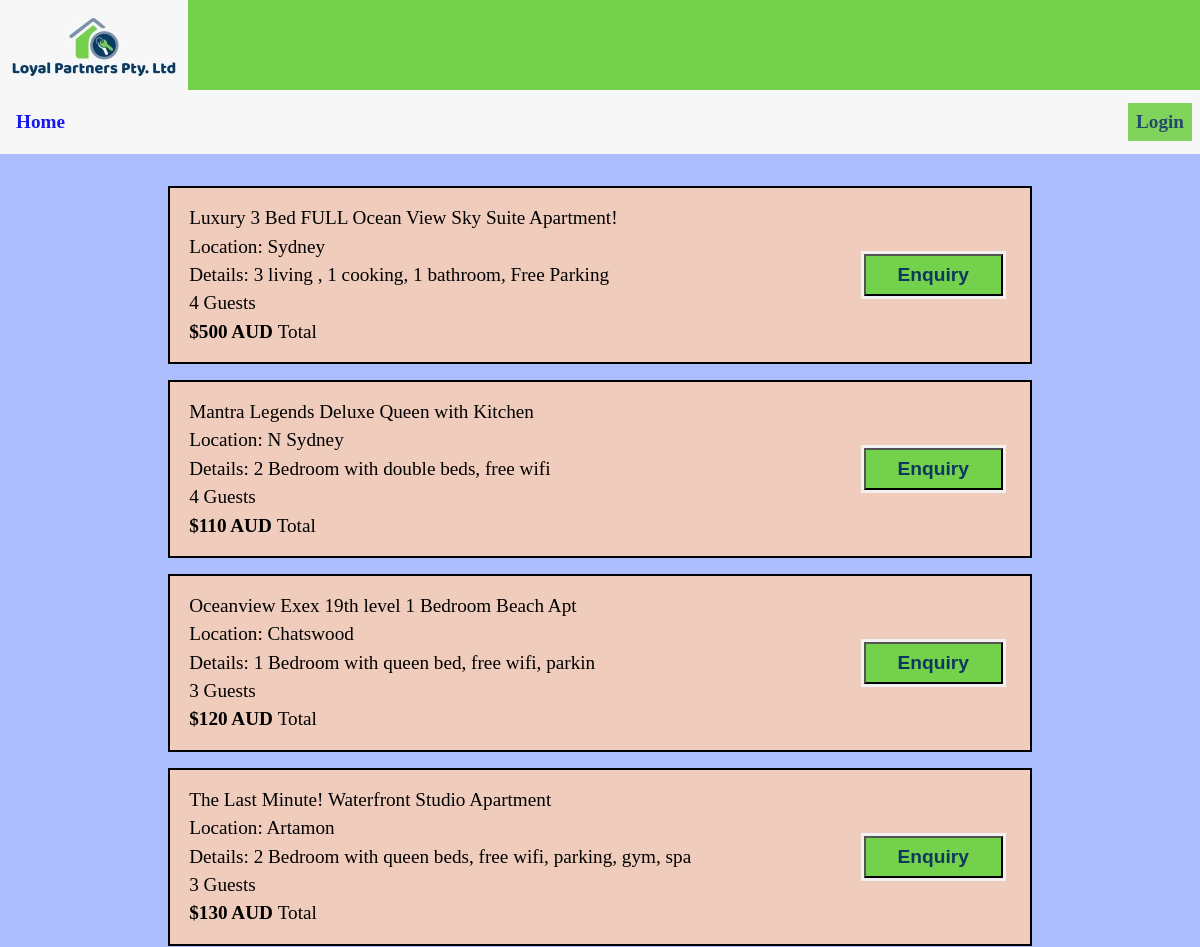
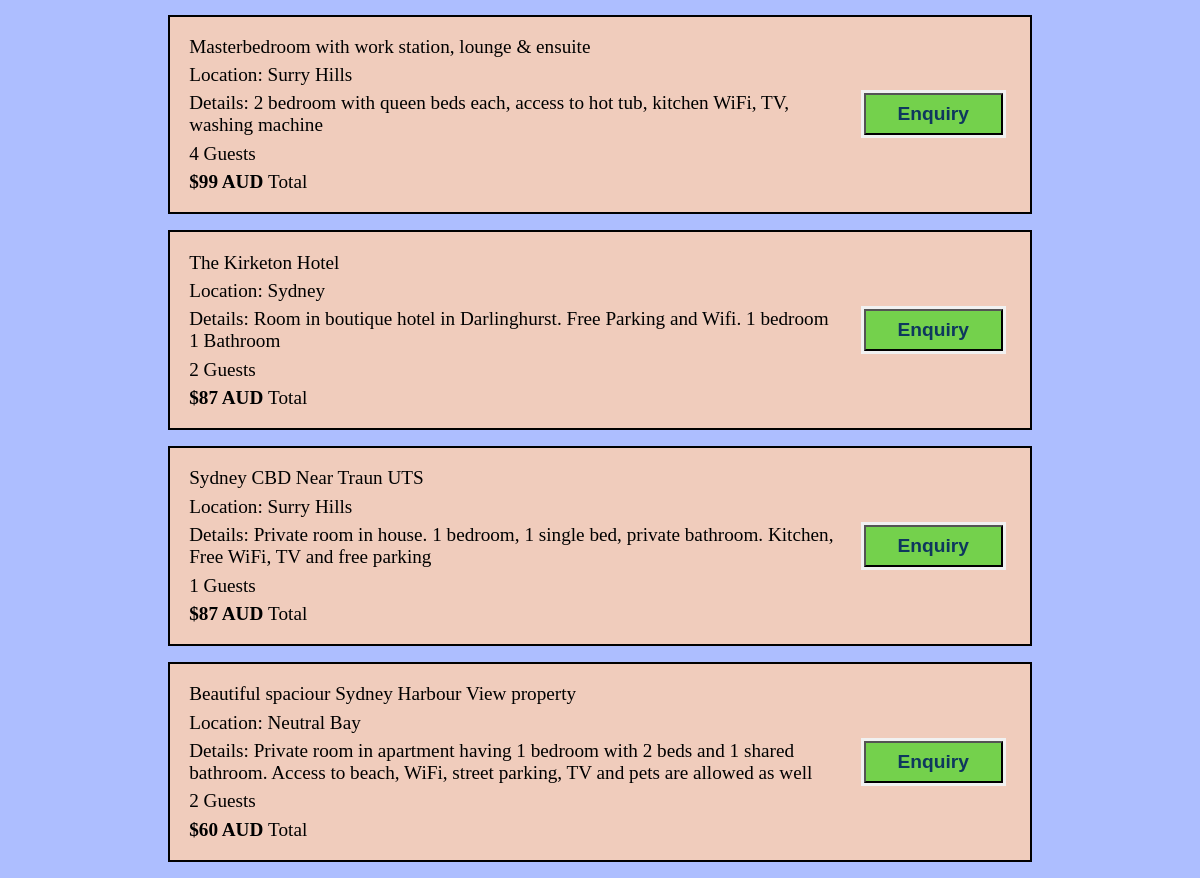
The page / on the database its author committed (2 pictures, top to bottom).
### tables this page shows
CREATE TABLE `properties` (
  `prop_id` int(255) NOT NULL,
  `prop_name` varchar(255) NOT NULL,
  `prop_type` varchar(255) NOT NULL,
  `prop_StreetName` varchar(255) NOT NULL,
  `prop_suburb` varchar(255) NOT NULL,
  `prop_state` varchar(255) NOT NULL,
  `prop_postCode` int(4) NOT NULL,
  `prop_det` varchar(255) NOT NULL,
  `prop_occupancy` int(11) NOT NULL DEFAULT 1,
  `price` varchar(255) NOT NULL
);

### functions/load_template.php (called while the page is built, shortened)
<?php
	function loadTemplate($filename, $tempVars){
		extract($tempVars);
		require $filename;
		$content = ob_get_clean();
		return $content;
	}
?>

### pages/users/userhome.php (called while the page is built, shortened)
<?php
	$conn = new DatabaseTable('properties');
	$data=$conn->findAll();
	$content = loadTemplate('../templates/users/userhomeTemplate.php', ['data'=>$data]);
?>

### classes/databasetable.php (called while the page is built, shortened)
<?php
class DatabaseTable{
    public $table;
    function __construct($table){
        $this->table = $table;
    }
function findAll() {
    global $pdo;
        $stmt = $pdo->prepare('SELECT * FROM ' . $this->table);
        $stmt->execute();
        return $stmt;
}
}
?>

### templates/users/userhomeTemplate.php (the view, shortened to what this page needs)
<article class="property-listing">
    <?php
       foreach ($data as $value) {
    ?>
    <section class="property">
        <div class="details">
            <span><?php echo $value["prop_name"];?></span>
            <span>Location: <?php echo $value["prop_suburb"];?></span>
            <span>Details: <?php echo $value["prop_det"];?></span>
            <span><?php echo $value["prop_occupancy"];?> Guests</span>
            <span><b>$<?php echo $value["price"];?> AUD </b>Total</span>
        </div>
        <div class="booking-options">
        <form method="POST" action="index.php?page=userhome">
            <input type="submit" value="Enquiry" class="enquir" name="book_prop">
            </form>
        </div>
    </section>
    <?php } ?>
</article>

### css/styles.css (style rules this page uses)
* { padding: 0; margin: 0; box-sizing: border-box; }
.login, .enquir { text-decoration: none; color: #0e375e; background: #74d14c; padding: 0.5rem 2rem; font-size: 1.2rem; font-weight: 550; }
body { background: #ADBEFF; }
.property { font-size: 1.2rem; border: #000 solid 2px; display: flex; justify-content: space-between; background: #F0CCBC; width: 80%; margin: 1rem 0 1rem 10%; }
.details { margin: 1rem; }
.property span { display: block; padding: 0.2rem;; }
.booking-options { display: flex; flex-direction: column; justify-content: center; text-align: right; margin: 0 1.5rem 0 0; }
form { border: 3px solid #f1f1f1; }
article { width: 90%; margin: 2rem 0 0 5%; }

### rows shown on the page
properties: prop_name "Luxury 3 Bed FULL Ocean View Sky Suite Apartment!", prop_suburb "Sydney", prop_det "3 living , 1 cooking, 1 bathroom, Free Parking", prop_occupancy "4", price "500"
properties: prop_name "Mantra Legends Deluxe Queen with Kitchen", prop_suburb "N Sydney", prop_det "2 Bedroom with double beds, free wifi", prop_occupancy "4", price "110"
properties: prop_name "Oceanview Exex 19th level 1 Bedroom Beach Apt", prop_suburb "Chatswood", prop_det "1 Bedroom with queen bed, free wifi, parkin", prop_occupancy "3", price "120"
properties: prop_name "The Last Minute! Waterfront Studio Apartment", prop_suburb "Artamon", prop_det "2 Bedroom with queen beds, free wifi, parking, gym, spa", prop_occupancy "3", price "130"
properties: prop_name "Masterbedroom with work station, lounge & ensuite", prop_suburb "Surry Hills", prop_det "2 bedroom with queen beds each, access to hot tub, kitchen WiFi, TV, washing machine", prop_occupancy "4", price "99"
properties: prop_name "The Kirketon Hotel", prop_suburb "Sydney", prop_det "Room in boutique hotel in Darlinghurst. Free Parking and Wifi. 1 bedroom 1 Bathroom", prop_occupancy "2", price "87"
properties: prop_name "Sydney CBD Near Traun UTS", prop_suburb "Surry Hills", prop_det "Private room in house. 1 bedroom, 1 single bed, private bathroom. Kitchen, Free WiFi, TV and free parking", prop_occupancy "1", price "87"
properties: prop_name "Beautiful spaciour Sydney Harbour View property", prop_suburb "Neutral Bay", prop_det "Private room in apartment having 1 bedroom with 2 beds and 1 shared bathroom. Access to beach, WiFi, street parking, TV and pets are allowed as well", prop_occupancy "2", price "60"
